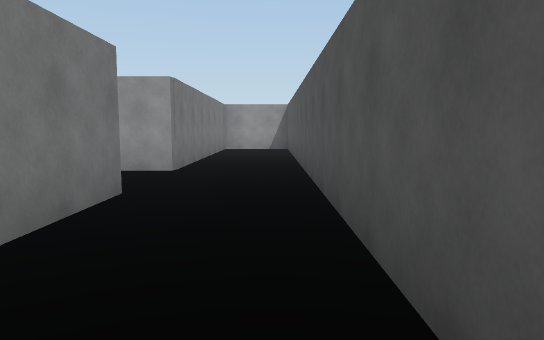
View 1 (above)

14 first-person views from a walk through a 3-D level made in the Unity game engine. The camera is 1.4 m above the floor, tilts 6° down and sees 70° across. The floor is counted in squares, 2 m on a side. Each view is taken from the middle of a square. On the plan, view 1 faces up. The plan holds only what a view shows up to about 11 squares ahead; the rest is blank. The player character is not drawn.

View 2
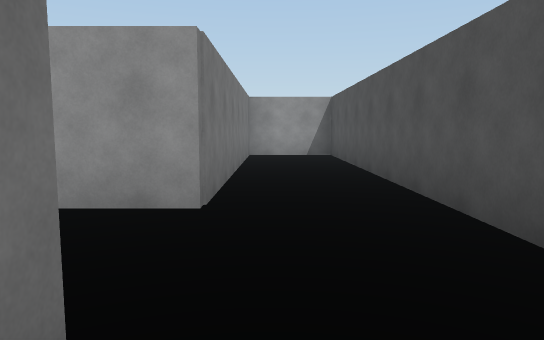

View 3
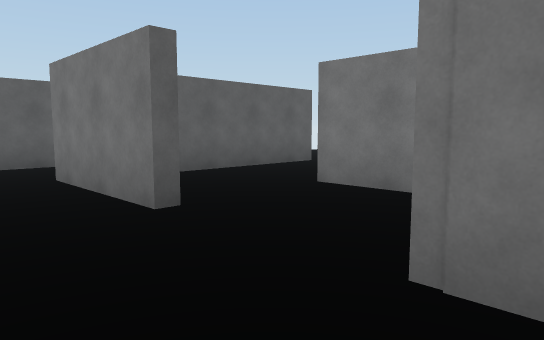

View 4
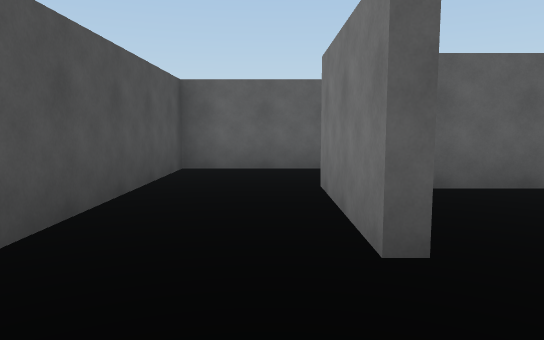

View 5
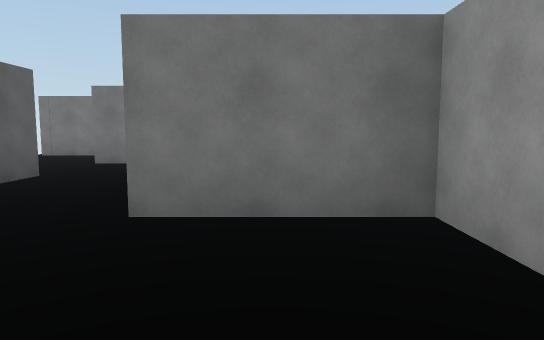

View 6
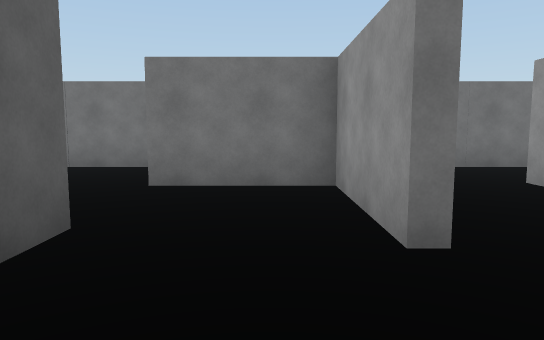

View 7
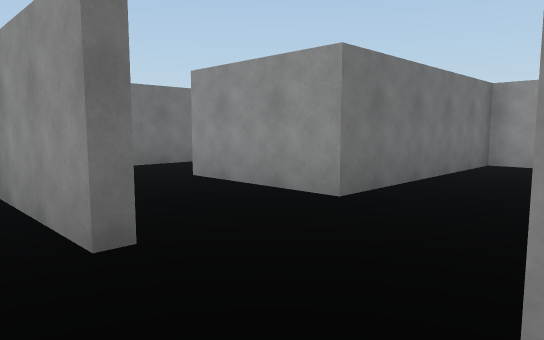

View 8
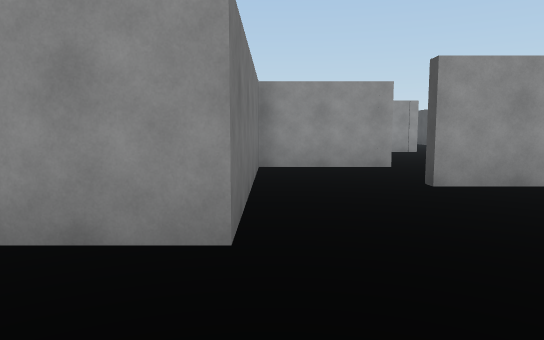

View 9
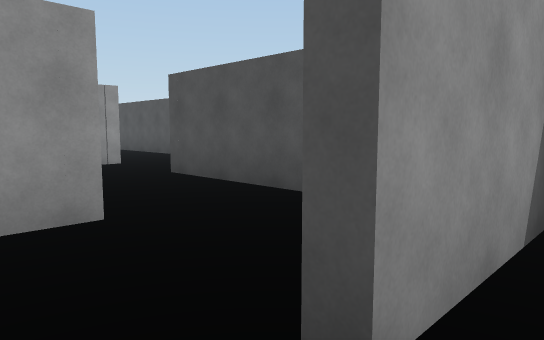

View 10
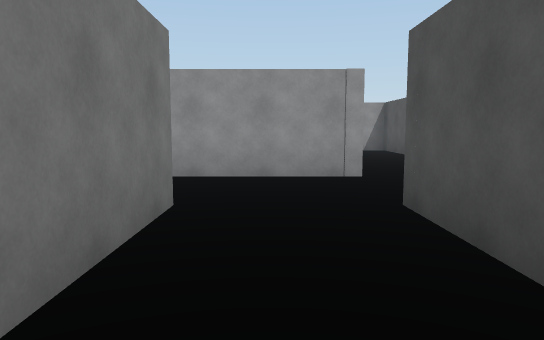

View 11
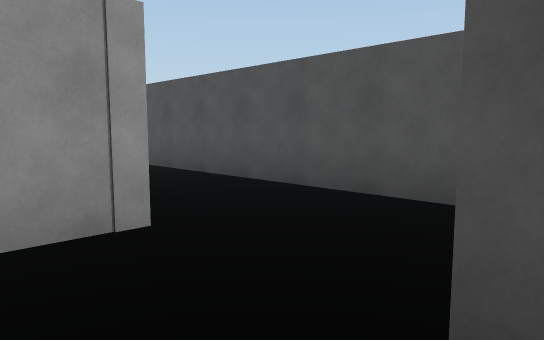

View 12
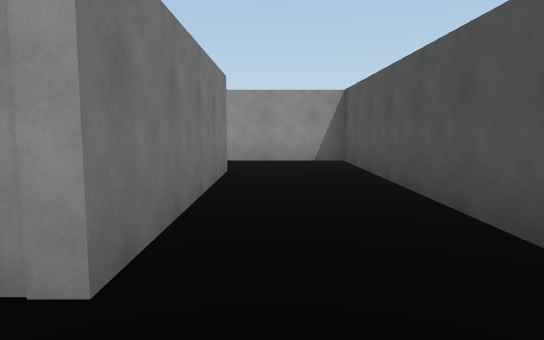

View 13
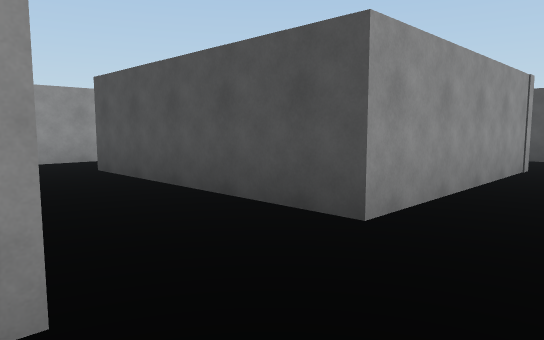

View 14
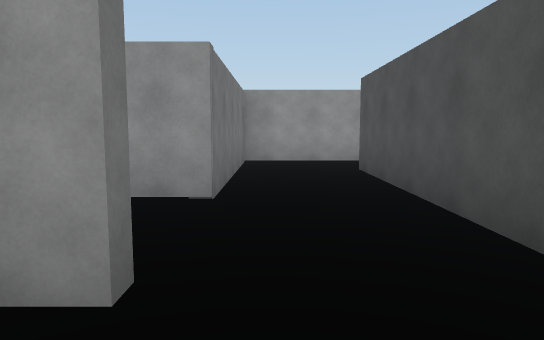

### Floor plan
Key: @ floor where view 1 was taken; # wall or solid block; . floor.
Columns run from 11 left of view 1 to 1 right of it. Each row starts with its distance up from view 1.
 23   ####   ####
 22   #...   ...#
 21   #...   ...#
 20   #.#    #..#
 19   #.#    #..#
 18   #.##   #..#
 17    .#    #..#
 16      #####..#
 15      .......#
 14   ..   .....#
 13        #.####
 12        #.#..#
 11      ###.#..#
 10      #...#..#
  9      #.###..#
  8 #    #...#..#
  7 #.   #...#..#
  6 #..###.###..#
  5   ...  #....#
  4   ###..#.#..#
  3   #......#..#
  2   #.######..#
  1 #...     ...#
  0 #..      ..@#
 -1 #        ####

Where each view was taken, in squares from view 1:
view 1: 0 up, 0 right, facing up
view 2: 3 up, 1 left, facing up
view 3: 7 up, 0 right, facing down-left
view 4: 6 up, 1 left, facing down
view 5: 5 up, 1 left, facing left
view 6: 3 up, 4 left, facing left
view 7: 3 up, 4 left, facing up-left
view 8: 4 up, 6 left, facing up
view 9: 8 up, 5 left, facing up-right
view 10: 10 up, 3 left, facing up
view 11: 13 up, 3 left, facing up-right
view 12: 14 up, 1 left, facing up
view 13: 14 up, 9 left, facing up-right
view 14: 14 up, 8 left, facing up
